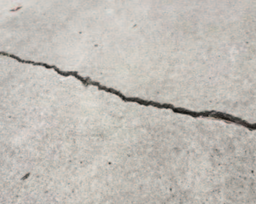
#> input picture res/crack1.png, 256 x 204 px, shrunk from 634 x 504 before the run
$ python image_processor.py   (older library calls are emulated)
#> lines starting #> are read from the running program, lines starting #| are printed output that depends on the picture; after the words box and inside, x2 and y2 are one past the last pixel; in counts of white or black regions, pixels touching at a corner belong together; long printed decimals are rounded
# FILE: image_processor.py

from constants import Pixel, ImageClass, ThresholdRecommendation
from collections import deque

# Kelas ImageProcessor berisi fungsi-fungsi yang diperlukan untuk memproses gambar
class ImageProcessor:
    # [19 lines left out: function is_binary_image_appropriate_for_classification, not called in this run]

    # Fungsi get_binary_image digunakan untuk mengubah gambar menjadi gambar binary
    @staticmethod
    def get_binary_image(_image, _threshold):
        height, width = _image.shape[0], _image.shape[1]
        for i in range(height):
            for j in range(width):
                if _image[i][j] < _threshold:
                    _image[i][j] = Pixel.WANTED
                else:
                    _image[i][j] = Pixel.UNWANTED
        return _image

    # Fungsi get_wanted_regions digunakan untuk menyeleksi region-region tertentu pada gambar binary
    @staticmethod
    def get_wanted_regions(_image):
        height, width = _image.shape[0], _image.shape[1]

        def is_wanted_pixel(_y, _x):
            return _image[_y][_x] == Pixel.WANTED

        def move0(_y, _x):
            return _y, _x + 1

        def move45(_y, _x):
            return _y - 1, _x + 1

        def move90(_y, _x):
            return _y - 1, _x

        def move135(_y, _x):
            return _y - 1, _x - 1

        def move180(_y, _x):
            return _y, _x - 1

        def move225(_y, _x):
            return _y + 1, _x - 1

        def move270(_y, _x):
            return _y + 1, _x

        def move315(_y, _x):
            return _y + 1, _x + 1

        pixel_visits = [[0 for j in range(width)] for i in range(height)]

        def is_pixel_visited(_y, _x):
            return pixel_visits[_y][_x] == 1

        def visit_pixel(_y, _x):
            pixel_visits[_y][_x] = 1

        def is_pixel_outside_image(_y, _x):
            return _y < 0 or _y >= height or _x < 0 or _x >= width

        regions = []
        for i in range(height):
            for j in range(width):
                if is_wanted_pixel(i, j):
                    region = []
                    must_visit_pixels = deque([(i, j)])
                    while len(must_visit_pixels) > 0:
                        pixel = must_visit_pixels.popleft()
                        y, x = pixel[0], pixel[1]
                        if is_pixel_visited(y, x):
                            continue
                        visit_pixel(y, x)
                        region.append((y, x))
                        funcs_to_move = [move0, move45, move90, move135, move180, move225, move270, move315]
                        for func in funcs_to_move:
                            neighbor_y, neighbor_x = func(y, x)
                            if not is_pixel_outside_image(neighbor_y, neighbor_x) and is_wanted_pixel(neighbor_y,
                                                                                                      neighbor_x):
                                must_visit_pixels.append((neighbor_y, neighbor_x))
                    if len(region) > 0:
                        regions.append(region)
        return regions

    # Fungsi classify digunakan untuk mengklasifikasikan gambar
    # [49 lines left out: function classify, not called in this run]

# Bagian ini tidak digunakan dalam program. Hanya untuk testing saja.
if __name__ == "__main__":
    import cv2
    import numpy as np
    image = cv2.imread("res/crack1.png")
#> image is the input picture: shape (204, 256, 3); mean B, G, R 180.3, 186.8, 191.2
    image = cv2.cvtColor(image, cv2.COLOR_BGR2GRAY)
#> image: shape (204, 256)
    image = cv2.erode(image, np.ones((20, 20), np.int))
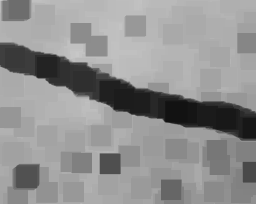
#> image: shape (204, 256); min 18, max 201, mean 143.7
    image = ImageProcessor.get_binary_image(_image=image, _threshold=128)
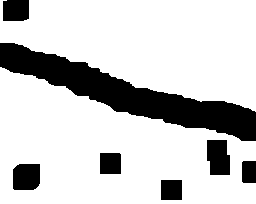
#> image: shape (204, 256); 79.5% white; 7 black regions, largest, box (x1, y1, x2, y2) and area: (0, 43, 256, 141) 7634, (207, 140, 230, 175) 718, (13, 164, 40, 190) 668
    regions = ImageProcessor.get_wanted_regions(image)
#> regions = 7 items
    image = ImageProcessor.get_binary_image(_image=image, _threshold=0)
#> image: shape (204, 256); every value is 255
    height, width = image.shape[0], image.shape[1]
    total_area = height * width
#> total_area = 52224
    percent = 10000 / total_area * 100
#> percent = 19.15
    print(total_area, percent)
#| 52224 19.148
    for region in regions:
        if len(region) >= 10000:
            for pixel in region:
                y, x = pixel[0], pixel[1]
                image[y][x] = 0
#> this loop made 7 passes
    cv2.imshow("Window 1", image)
    cv2.waitKey(0)
    cv2.destroyAllWindows()

$ run again, with res/crack4.jpg saved as res/crack1.png
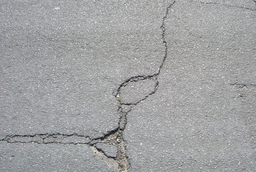
#> input picture res/crack4.jpg, 256 x 172 px, shrunk from 800 x 536 before the run
#> image is the input picture: shape (172, 256, 3); mean B, G, R 162.2, 161.5, 160.5
#> `image = ImageProcessor.get_binary_image(_image=image, _threshold=128)`:
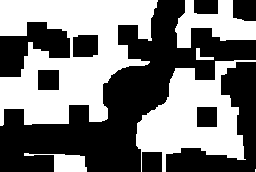
#> image: shape (172, 256); 47.4% white; 6 white regions (1 under 20 px), largest, box (x1, y1, x2, y2) and area: (0, 0, 158, 126) 11663, (136, 60, 256, 172) 6424, (175, 0, 256, 48) 2086, (24, 153, 87, 172) 588, (196, 48, 214, 60) 90
#> regions = 9 items
#| 44032 22.711
#> the loop `for region in regions:` made 9 passes
#> after the loop `for region in regions:`:
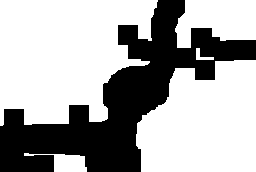
#> image: shape (172, 256); 66.5% white; 1 black region, box (x1, y1, x2, y2) and area: (0, 0, 256, 172) 14738
